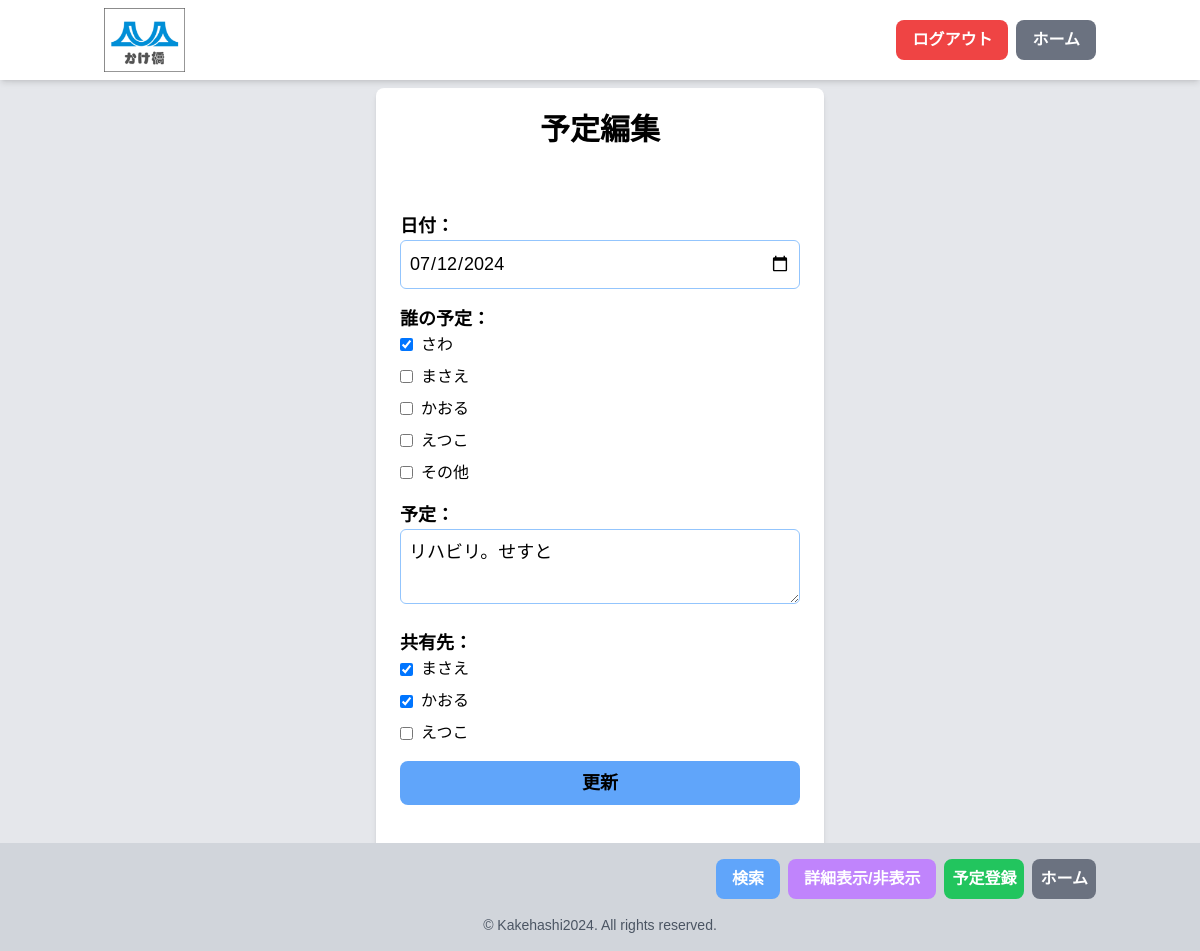
The app's page /schedule_edit.php?id=16 (signed in) with its own data.
### tables this page shows
CREATE TABLE `schedules` (
  `id` int(11) NOT NULL,
  `group_id` int(11) NOT NULL,
  `user_id` int(11) NOT NULL,
  `date` date NOT NULL,
  `content` text NOT NULL,
  `others` text DEFAULT NULL,
  `created_at` timestamp NOT NULL DEFAULT current_timestamp(),
  `updated_at` timestamp NOT NULL DEFAULT current_timestamp() ON UPDATE current_timestamp(),
  `updated_by` int(11) DEFAULT NULL
);

CREATE TABLE `users` (
  `id` int(11) NOT NULL,
  `username` varchar(255) NOT NULL,
  `email` varchar(255) DEFAULT NULL,
  `password` varchar(255) NOT NULL,
  `role` enum('admin','modify','view') NOT NULL,
  `created_at` timestamp NOT NULL DEFAULT current_timestamp(),
  `updated_at` timestamp NOT NULL DEFAULT current_timestamp() ON UPDATE current_timestamp()
);

### funcs.php (called while the page is built, shortened)
<?php
function h($str) {
    return htmlspecialchars($str, ENT_QUOTES, 'UTF-8');
}

### schedule_edit.php (the view, shortened to what this page needs)
<?php
require_once 'funcs.php';
$pdo = db_conn();
$id = $_GET['id'];
$stmt = $pdo->prepare("SELECT s.*, u.username as creator FROM schedules s JOIN users u ON s.user_id = u.id WHERE s.id = ?");
$stmt->execute([$id]);
$schedule = $stmt->fetch(PDO::FETCH_ASSOC);
$stmt = $pdo->prepare("SELECT u.id, u.username FROM users u
                      JOIN group_members gm ON u.id = gm.user_id
                      WHERE gm.group_id = ?");
$stmt->execute([$_SESSION['group_id']]);
$group_members = $stmt->fetchAll(PDO::FETCH_ASSOC);
$stmt = $pdo->prepare("SELECT user_id FROM schedule_for WHERE schedule_id = ?");
$stmt->execute([$id]);
$schedule_for = $stmt->fetchAll(PDO::FETCH_COLUMN);
$stmt = $pdo->prepare("SELECT user_id FROM schedule_shares WHERE schedule_id = ?");
$stmt->execute([$id]);
$shared_with = $stmt->fetchAll(PDO::FETCH_COLUMN);
?>
<!DOCTYPE html>
<html lang="ja">
<head>
    <script src="https://cdn.tailwindcss.com"></script>
    <link rel="stylesheet" href="styles/main.css">
</head>
<body class="bg-gray-200" id=body>
    <?php include 'header0.php'; ?>
    <main>
        <div class="content-wrapper">
            <div class="container mx-auto p-6">
                <div class="bg-white rounded-lg shadow-md max-w-md mx-auto">
                    <h1 class="text-3xl font-bold mb-6 text-center pt-6">予定編集</h1>
                    <form method="POST" class="space-y-4 p-6">
                        <div>
                            <label for="date" class="block text-lg font-semibold">日付：</label>
                            <input type="date" id="date" name="date" required class="w-full p-2 border rounded-md border-blue-300 focus:border-blue-500 focus:ring focus:ring-blue-200 focus:ring-opacity-50" value="<?= h($schedule['date']) ?>">
                        </div>
                        <div>
                            <p class="text-lg font-semibold">誰の予定：</p>
                            <div class="space-y-2 text-sm sm:text-base">
                                <?php foreach ($group_members as $member) : ?>
                                    <label class="flex items-center">
                                        <input type="checkbox" name="schedule_for[]" value="<?= h($member['id']) ?>" class="mr-2 rounded border-blue-300 text-blue-500 focus:ring-blue-200" <?= in_array($member['id'], $schedule_for) ? 'checked' : '' ?>>
                                        <span><?= h($member['username']) ?></span>
                                    </label>
                                <?php endforeach; ?>
                                <label class="flex items-center">
                                    <input type="checkbox" name="others_checkbox" id="others_checkbox" class="mr-2 rounded border-blue-300 text-blue-500 focus:ring-blue-200" <?= !empty($schedule['others']) ? 'checked' : '' ?>>
                                    <span>その他</span>
                                </label>
                            </div>
                        </div>
                        <div>
                            <label for="content" class="block text-lg font-semibold">予定：</label>
                            <textarea id="content" name="content" required class="w-full p-2 border rounded-md border-blue-300 focus:border-blue-500 focus:ring focus:ring-blue-200 focus:ring-opacity-50"><?= h($schedule['content']) ?></textarea>
                        </div>
                        <div>
                            <p class="text-lg font-semibold">共有先：</p>
                            <div class="space-y-2 text-sm sm:text-base">
                                <?php foreach ($group_members as $member) : ?>
                                    <?php if ($member['id'] != $_SESSION['user_id']) : ?>
                                        <label class="flex items-center">
                                            <input type="checkbox" name="shared_with[]" value="<?= h($member['id']) ?>" class="mr-2 rounded border-blue-300 text-blue-500 focus:ring-blue-200" <?= in_array($member['id'], $shared_with) ? 'checked' : '' ?>>
                                            <span><?= h($member['username']) ?></span>
                                        </label>
                                    <?php endif; ?>
                                <?php endforeach; ?>
                            </div>
                        </div>
                        <button type="submit" class="w-full bg-blue-400 hover:bg-blue-500 text-black font-bold px-4 py-2 rounded-lg text-lg text-center transition duration-300">更新</button>
                    </form>
                    <div class="mt-6 text-center pb-6">
                        <a href="home.php" class="bg-gray-300 hover:bg-gray-400 text-black font-bold py-2 px-4 rounded text-xl transition duration-300">
                        </a>
                    </div>
                </div>
            </div>
        </div>
    </main>
    <?php include 'footer_schedule.php'; ?>
</body>
</html>

### styles/main.css (style rules this page uses)
body { font-family: 'Noto Sans JP', sans-serif; font-size: 18px; line-height: 1.6; }

### schedule_edit.php (style rules this page uses)
body { display: flex; flex-direction: column; min-height: 100vh; }
main { flex: 1; display: flex; flex-direction: column; padding-top: 64px; padding-bottom: 20px; }
.content-wrapper { flex: 1; overflow-y: auto; }

### records on screen
schedules: date "07/12/2024", content "リハビリ。せすと"
users: id "☑", username "さわ"
users: username "まさえ", id "☑"
users: username "かおる", id "☑"
users: username "えつこ"
